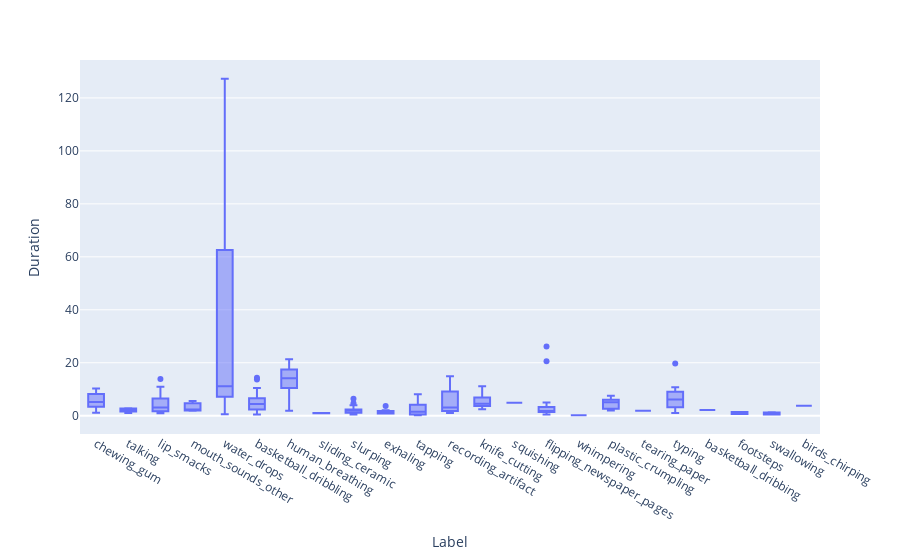

This figure's notebook cell:
### Code cell
import plotly.express as px
px.box(label_timing_df, x="Label", y="Duration")

### Figure 1 — Plotly figure (JSON) as saved in the notebook; plotly's stock layout.template omitted (floating-point values rounded to 4 significant figures; data arrays with more than 128 entries replaced by an {"elided": "..."} marker saying what was removed)
{"data": [{"alignmentgroup": "True", "hovertemplate": "Label=%{x}<br>Duration=%{y}<extra></extra>", "legendgroup": "", "marker": {"color": "#636efa"}, "name": "", "notched": false, "offsetgroup": "", "orientation": "v", "showlegend": false, "type": "box", "x": {"elided": "186 str values"}, "x0": " ", "xaxis": "x", "y": {"elided": "186 float values"}, "y0": " ", "yaxis": "y"}], "layout": {"boxmode": "group", "legend": {"tracegroupgap": 0}, "margin": {"t": 60}, "xaxis": {"anchor": "y", "domain": [0, 1], "title": {"text": "Label"}}, "yaxis": {"anchor": "x", "domain": [0, 1], "title": {"text": "Duration"}}}}
